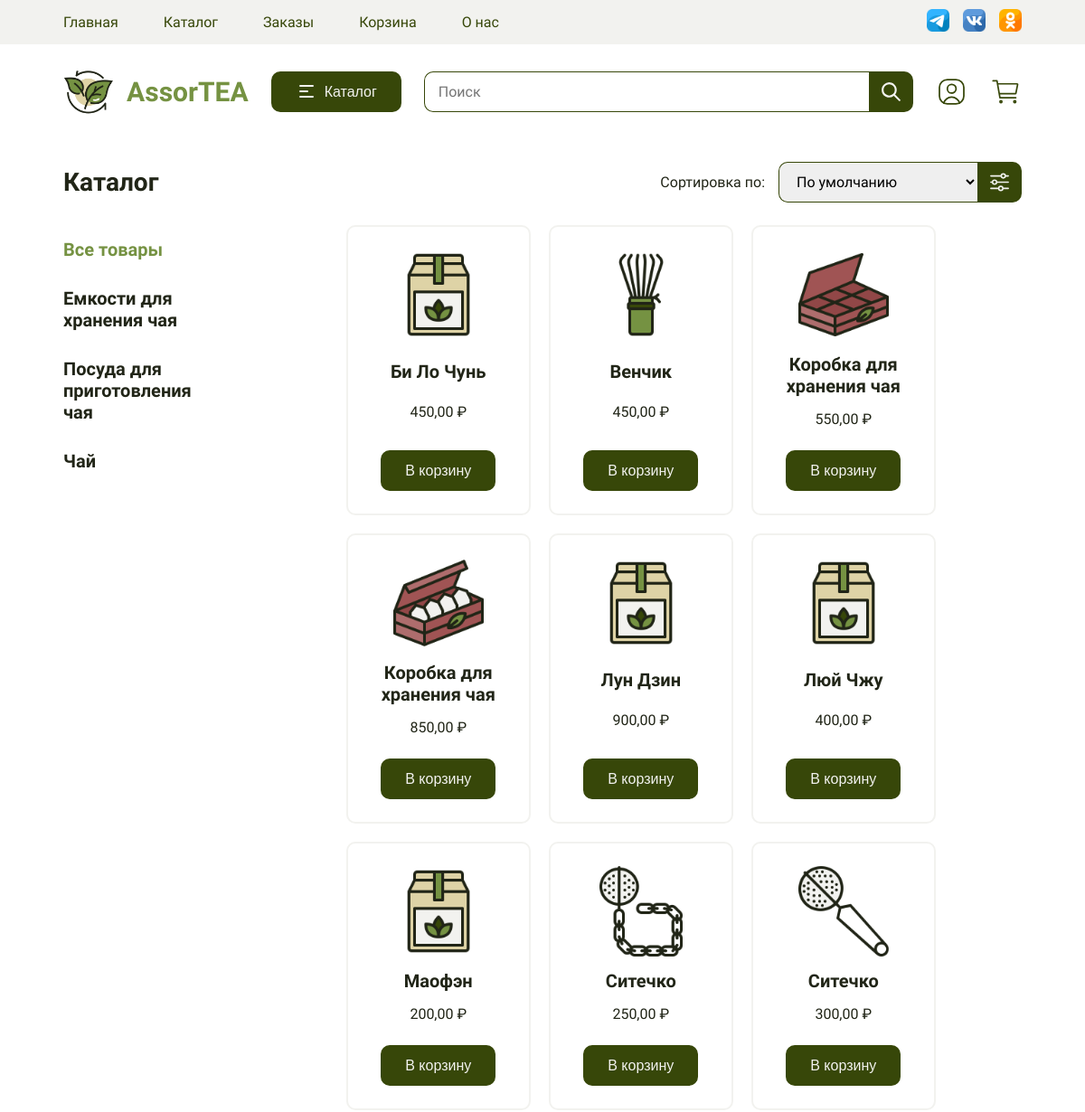
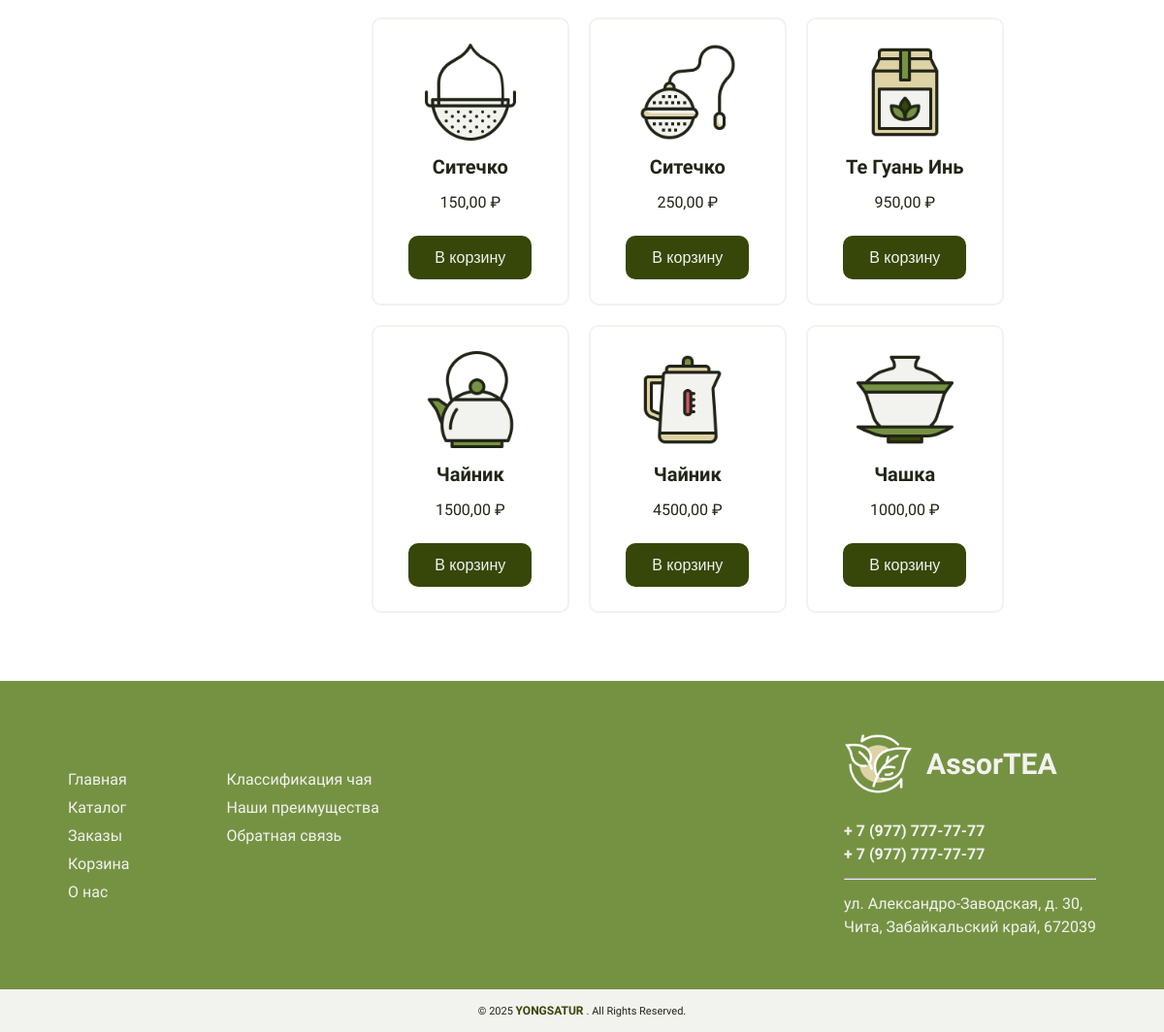
Page /catalog/ on the committed database (2 pictures, top to bottom).
### eshop/models.py (models this page shows, shortened)
class Category(models.Model):
    name = models.CharField(max_length = 250, db_index = True)
    slug = models.SlugField(max_length = 250, db_index = True, unique = True)
    class Meta:
        ordering = ('name', )
        verbose_name = 'Категория'
        verbose_name_plural = 'Категории'

class Product(models.Model):
    categoryID = models.ForeignKey(Category, related_name = 'products', on_delete = models.CASCADE)
    sortID = models.ForeignKey(Sort, blank = True, null = True, on_delete = models.SET_NULL)
    countryID = models.ForeignKey(Country, blank = True, null = True, on_delete = models.SET_NULL)
    name = models.CharField(max_length = 250, db_index = True)
    slug = models.SlugField(max_length = 250, db_index = True)
    image = models.ImageField(upload_to = 'products', blank = True, null = True)
    price = models.DecimalField(max_digits = 10, decimal_places = 2)
    description = models.TextField(blank = True)
    weight = models.DecimalField(max_digits = 5, decimal_places = 0, default = 0)
    available = models.BooleanField(default = True)
    class Meta:
        ordering = ('name', )
        indexes = [models.Index(fields = ['id', 'slug'])]
        verbose_name = 'Продукт'
        verbose_name_plural = 'Продукты'

### eshop/views.py (the view)
# urls.py: path('catalog/', views.products, name = 'products'),
def products(request, category_slug = None):
    categoryID = None
    categories = Category.objects.all()
    products = Product.objects.filter(available = True)
    query = request.GET.get('query')
    sort = request.GET.get('select')
    print(sort)
    if query:
        products = products.filter(Q(name__contains = query))
    else:
        if sort == 'asc':
            products = products.order_by('price')
        elif sort == 'desc':
            products = products.order_by('-price')
        if category_slug:
            categoryID = get_object_or_404(Category, slug = category_slug)
            products = products.filter(categoryID = categoryID)
    return render(request, 'catalog.html', {
        'categoryID': categoryID,
        'categories': categories,
        'products': products,
        'query': query,
        'sort': sort
    })

### eshop/templates/catalog.html (shortened to what this page needs)
{% extends "index.html" %}
{% load static %}
{% block content %}
<section class="sort">
    <h2>Каталог</h2>
    <form class="search" action="{% url 'products' %}" method="GET">
        <div class="select">
            <p>Сортировка по: </p>
            <select name="select">
                <option value="default">По умолчанию</option>
            </select>
        </div>
        <button type="submit" title="Сортировать">
        </button>
    </form>
</section>
<section class="catalog">
    <div class="categories">
        {% if categoryID.name %}
            <a href="/catalog/">
                <h3>Все товары</h3>
            </a>
        {% else %}
            <a href="/catalog/">
                <h3 class="tab">Все товары</h3>
            </a>
        {% endif %}
        {% for category in categories %}
            <a href="{% url 'products_by_category' category.slug %}">
                {% if categoryID.name == category.name %}
                    <h3 class="tab">{{category.name}}</h3>
                {% else %}
                    <h3>{{category.name}}</h3>
                {% endif %}
            </a>
        {% endfor %}
    </div>
    <div class="products">
        {% for product in products %}
            <a class="product" href="{% url 'product' product.id product.slug %}">
                {% if product.image %}
                    <img src="{{product.image.url}}" alt="{{product.name}}">
                {% else %}
                    <img src="{% static 'images/no_image.png' %}">
                {% endif %}
                <h3>{{product.name}}</h3>
                <p>{{product.price}} ₽</p>
                <form action="{% url 'cart_add' product.id %}" method="POST" class="cartAddForm" id="cartAddForm">
                    <button type="submit">В корзину</button>
                </form>
            </a>
        {% endfor %}
    </div>
</section>
{% endblock %}

### static/css/style.css (style rules this page uses)
html { font-family: sans-serif; }
body { margin: 0; }
h1, h2, h3, h4, h5, h6, span, p, a, li, small, label { font-family: "Mulish", serif; margin: 0; color: #212517; }
h2 { font-weight: 600; font-size: 28px; padding-bottom: 70px; }
h2::after { position: relative; display: block; content: ''; width: 75px; height: 2px; top: 30px; left: 0; right: 0; bottom: 0; margin: 0 auto; background: #212517; }
h3 { font-weight: 600; font-size: 20px; padding: 15px 0; }
p, li { font-size: 16px; }
a { text-decoration: none; }
.tab { color: #759242; }
button { height: 45px; padding: 0 25px; border-radius: 10px; font-size: 16px; color: #f2f2ef; background-color: #374709; border: 2px solid #374709; }
select { height: 45px; font-family: "Mulish", serif; display: block; font-size: 16px; padding: 0 15px; border-radius: 10px 0 0 10px; border: 1px solid #374709; border-right: none; }
form button, .product button, .cart button { width: 100%; }
button svg { width: 25px; height: 25px; margin-right: 7px; }
.search { display: flex; justify-content: flex-end; width: 100%; align-items: center; }
.search button { display: flex; align-items: center; width: auto; margin: 0; padding: 5px 10px; border-radius: 0 10px 10px 0; }
.search button svg { margin: 0; }
.sort { display: flex; justify-content: space-between; align-items: center; padding: 25px 70px 0px; }
.sort .select { display: flex; justify-content: flex-end; align-items: center; }
.sort h2 { padding: 0; }
.sort h2::after { display: none; }
.sort p { margin-right: 15px; }
.catalog { display: flex; padding: 25px 70px 50px; }
.catalog .categories { width: 20%; }
.catalog .products { display: flex; justify-content: center; flex-wrap: wrap; width: 100%; margin-left: 25px; }
.catalog .product { display: flex; text-align: center; width: 150px; padding: 25px; margin: 0 0 20px 20px; border: #f2f2ef solid 2px; border-radius: 10px; flex-direction: column; justify-content: space-between; align-items: center; }
.catalog .product p { margin-bottom: 5px; }
.catalog .product img { width: 100px; }
.catalog .product button { margin-top: 20px; }

### rows in the picture
Category: name "Емкости для хранения чая"
Category: name "Посуда для приготовления чая"
Category: name "Чай"
Product: image (picture), name "Би Ло Чунь", price "450,00"
Product: image (picture), name "Венчик", price "450,00"
Product: image (picture), name "Коробка для хранения чая", price "550,00"
Product: image (picture), name "Коробка для хранения чая", price "850,00"
Product: image (picture), name "Лун Дзин", price "900,00"
Product: image (picture), name "Люй Чжу", price "400,00"
Product: image (picture), name "Маофэн", price "200,00"
Product: image (picture), name "Ситечко", price "250,00"
Product: image (picture), name "Ситечко", price "300,00"
Product: image (picture), name "Ситечко", price "150,00"
Product: image (picture), name "Ситечко", price "250,00"
Product: image (picture), name "Те Гуань Инь", price "950,00"
Product: image (picture), name "Чайник", price "1500,00"
Product: image (picture), name "Чайник", price "4500,00"
Product: image (picture), name "Чашка", price "1000,00"
